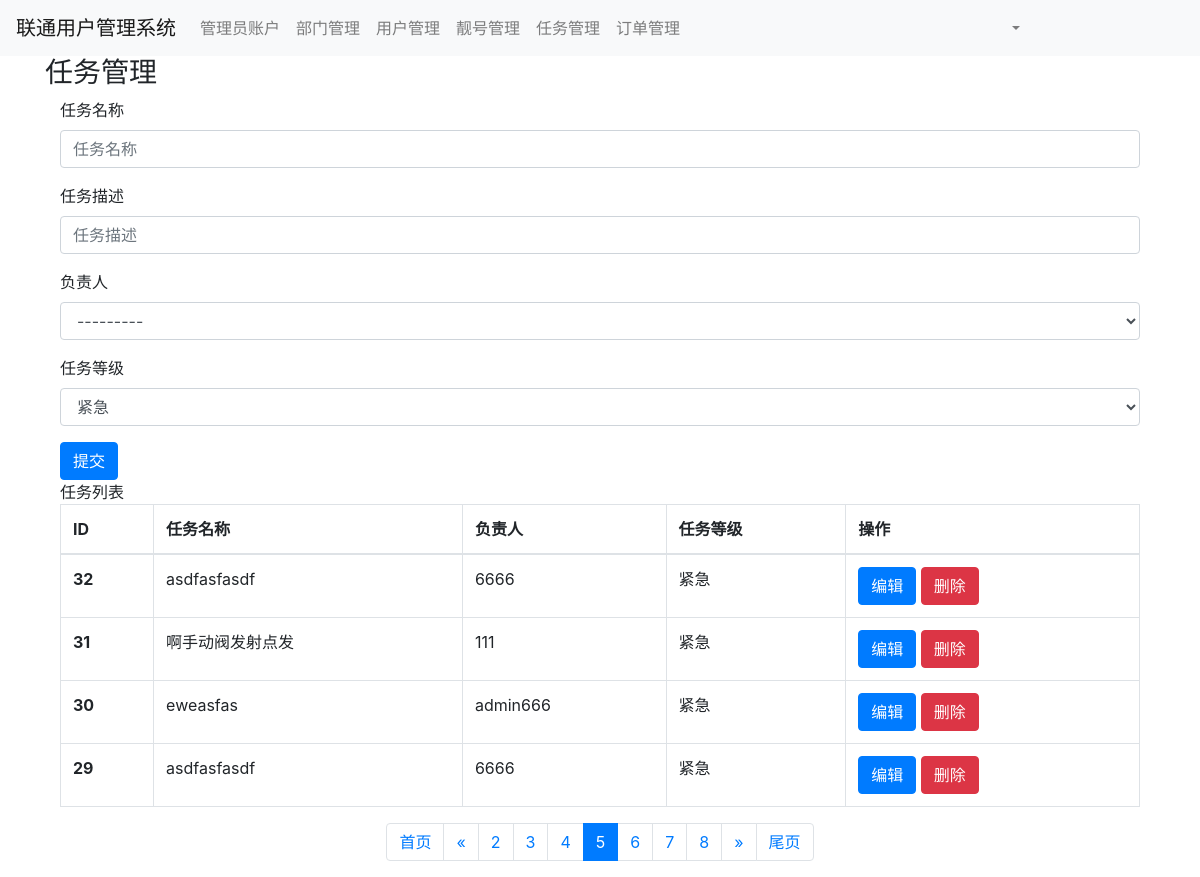
Page /task/list/?page=5 (signed in) on the committed database.
### app01/models.py (models this page shows, shortened)
class Task(models.Model):
    level_choices = (
        (1, "紧急"),
        (2, "重要"),
        (3, "临时"),
    )
    title = models.CharField(verbose_name="任务名称", max_length=64)
    detail = models.TextField(verbose_name="任务描述")
    user = models.ForeignKey(verbose_name="负责人", to="Admin", to_field="id", on_delete=models.CASCADE)
    level = models.SmallIntegerField(verbose_name="任务等级", choices=level_choices, default=1)

class Admin(models.Model):
    username = models.CharField(verbose_name="用户名", max_length=32)
    password = models.CharField(
        verbose_name="密码",
        max_length=64,
    )
    def __str__(self):
        return self.username

### app01/views.py (the view)
# urls.py: path('task/list/', views.task_list),
def task_list(request):
    form = forms.TaskModelForm()
    query_set = models.Task.objects.all().order_by("-id")
    page_object = Pagination(request, queryset=query_set, page_size=4, plus=3)
    page_queryset = page_object.page_queryset
    page_string = page_object.gennerate_html()
    context = {
        "form": form,
        "task_list": page_queryset,
        "page_string": page_string,
    }
    return render(request, "task_list.html", context=context)

### app01/forms.py
class TaskModelForm(BaseModelForm):
    class Meta:
        model = models.Task
        fields = "__all__"
        widgets = {
            "detail": forms.TextInput
        }

### app01/templates/task_list.html (shortened to what this page needs)
{% extends "base.html" %}
{% block content %}
    <div class="container">
        <div class="panel panel-default">
            <div class="panel-heading">
                <h3 class="panel-title">任务管理</h3>
            </div>
            <div class="panel-body">
                <div class="container">
                    <form id="form_add" style="margin-bottom: 10px">
                        {% for field in form %}
                            <div class="form-group">
                                <label>{{ field.label }}</label>
                                {{ field }}
                            </div>
                        {% endfor %}
                    </form>
                    <div class="col-xs-12">
                        <button class="btn btn-primary" type="submit" id="btn_add">提交</button>
                    </div>
                </div>
                <div class="container">
                    <div class="panel panel-default">
                        <div class="panel-heading">
                            任务列表
                        </div>
                        <table class="table table-bordered">
                            <thead>
                            <tr>
                                <th>ID</th>
                                <th>任务名称</th>
                                <th>负责人</th>
                                <th>任务等级</th>
                                <th>操作</th>
                            </tr>
                            </thead>
                            <tbody>
                            {% for object in task_list %}
                                <tr>
                                    <th scope="row">{{ object.id }}</th>
                                    <td>{{ object.title }}</td>
                                    <td>{{ object.user.username }}</td>
                                    <td>{{ object.get_level_display }}</td>
                                    <td>
                                        <a class="btn btn-primary btn-xs"
                                           href="#">编辑</a>
                                        <a class=" btn btn-danger btn-xs"
                                           href="#">删除</a>
                                    </td>
                                </tr>
                            {% endfor %}
                            </tbody>
                        </table>
                    </div>
                    {{ page_string }}
                </div>
            </div>
        </div>
    </div>
{% endblock %}

### rows in the picture
Task: id "32", title "asdfasfasdf", user.username "6666", level "紧急"
Task: id "31", title "啊手动阀发射点发", user.username "111", level "紧急"
Task: id "30", title "eweasfas", user.username "admin666", level "紧急"
Task: id "29", title "asdfasfasdf", user.username "6666", level "紧急"

### other values in the picture
{{ field.label }} "任务名称" "任务描述" "负责人" "任务等级"
{{ page_string }} "首页 « 2 3 4 5 6 7 8 » 尾页"
